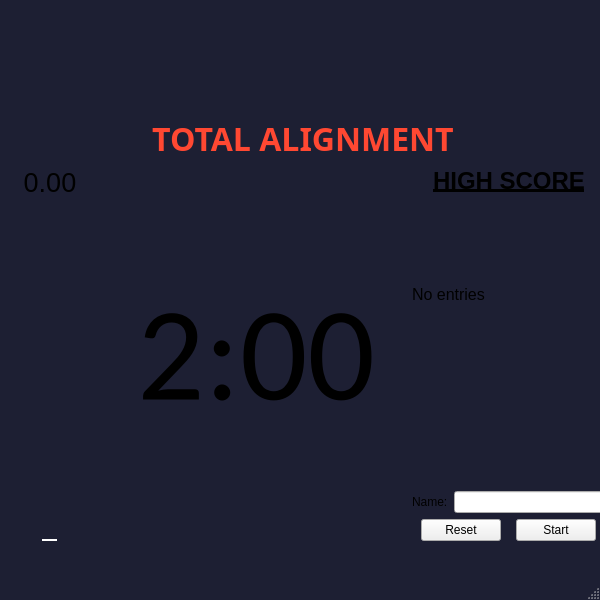
<?xml version="1.0" encoding="UTF-8"?>
<ui version="4.0">
 <class>MainWindow</class>
 <widget class="QMainWindow" name="MainWindow">
  <property name="enabled">
   <bool>true</bool>
  </property>
  <property name="geometry">
   <rect>
    <x>0</x>
    <y>0</y>
    <width>600</width>
    <height>600</height>
   </rect>
  </property>
  <property name="minimumSize">
   <size>
    <width>600</width>
    <height>600</height>
   </size>
  </property>
  <property name="windowTitle">
   <string>TOTAL ALIGNMENT</string>
  </property>
  <property name="styleSheet">
   <string notr="true">QMainWindow {
	background:rgb(29, 31, 51);
}</string>
  </property>
  <widget class="QWidget" name="centralwidget">
   <property name="sizePolicy">
    <sizepolicy hsizetype="Expanding" vsizetype="Expanding">
     <horstretch>0</horstretch>
     <verstretch>0</verstretch>
    </sizepolicy>
   </property>
   <widget class="QWidget" name="verticalLayoutWidget">
    <property name="geometry">
     <rect>
      <x>0</x>
      <y>10</y>
      <width>606</width>
      <height>531</height>
     </rect>
    </property>
    <layout class="QVBoxLayout" name="verticalLayout_4">
     <item>
      <widget class="QLabel" name="logoLabel">
       <property name="sizePolicy">
        <sizepolicy hsizetype="Fixed" vsizetype="Fixed">
         <horstretch>0</horstretch>
         <verstretch>0</verstretch>
        </sizepolicy>
       </property>
       <property name="minimumSize">
        <size>
         <width>50</width>
         <height>100</height>
        </size>
       </property>
       <property name="baseSize">
        <size>
         <width>0</width>
         <height>100</height>
        </size>
       </property>
       <property name="text">
        <string/>
       </property>
       <property name="pixmap">
        <pixmap>logo.gif</pixmap>
       </property>
      </widget>
     </item>
     <item>
      <widget class="QLabel" name="label_2">
       <property name="font">
        <font>
         <family>Charm</family>
         <pointsize>24</pointsize>
         <italic>false</italic>
         <bold>true</bold>
         <underline>false</underline>
         <kerning>true</kerning>
        </font>
       </property>
       <property name="styleSheet">
        <string notr="true">color: rgb(255, 72, 50)</string>
       </property>
       <property name="text">
        <string>TOTAL ALIGNMENT</string>
       </property>
       <property name="alignment">
        <set>Qt::AlignCenter</set>
       </property>
      </widget>
     </item>
     <item>
      <layout class="QHBoxLayout" name="horizontalLayout">
       <item>
        <layout class="QVBoxLayout" name="verticalLayout">
         <item>
          <widget class="QLabel" name="powerLabel">
           <property name="minimumSize">
            <size>
             <width>100</width>
             <height>0</height>
            </size>
           </property>
           <property name="font">
            <font>
             <pointsize>20</pointsize>
            </font>
           </property>
           <property name="text">
            <string>0.00</string>
           </property>
           <property name="alignment">
            <set>Qt::AlignCenter</set>
           </property>
          </widget>
         </item>
         <item>
          <layout class="QHBoxLayout" name="horizontalLayout_4">
           <property name="sizeConstraint">
            <enum>QLayout::SetDefaultConstraint</enum>
           </property>
           <item>
            <widget class="QSlider" name="maxPowerSlider">
             <property name="enabled">
              <bool>true</bool>
             </property>
             <property name="styleSheet">
              <string notr="true">QSlider::handle:vertical{
	border-radius:0px;
	background:white;
	border: 2px solid white;
}

QSlider::groove:vertical {
	border: 0px solid black;
}</string>
             </property>
             <property name="tracking">
              <bool>true</bool>
             </property>
             <property name="orientation">
              <enum>Qt::Vertical</enum>
             </property>
            </widget>
           </item>
          </layout>
         </item>
        </layout>
       </item>
       <item>
        <layout class="QVBoxLayout" name="verticalLayout_2">
         <item>
          <widget class="QLabel" name="timerLabel">
           <property name="minimumSize">
            <size>
             <width>300</width>
             <height>0</height>
            </size>
           </property>
           <property name="font">
            <font>
             <family>Calibri</family>
             <pointsize>100</pointsize>
            </font>
           </property>
           <property name="text">
            <string>2:00</string>
           </property>
           <property name="alignment">
            <set>Qt::AlignCenter</set>
           </property>
          </widget>
         </item>
        </layout>
       </item>
       <item>
        <layout class="QVBoxLayout" name="verticalLayout_5">
         <item>
          <layout class="QHBoxLayout" name="horizontalLayout_3">
           <item>
            <layout class="QVBoxLayout" name="verticalLayout_3">
             <item>
              <widget class="QLabel" name="label">
               <property name="font">
                <font>
                 <pointsize>18</pointsize>
                 <bold>true</bold>
                 <underline>true</underline>
                </font>
               </property>
               <property name="text">
                <string>HIGH SCORE</string>
               </property>
               <property name="alignment">
                <set>Qt::AlignHCenter|Qt::AlignTop</set>
               </property>
              </widget>
             </item>
             <item>
              <widget class="QLabel" name="label_3">
               <property name="minimumSize">
                <size>
                 <width>0</width>
                 <height>200</height>
                </size>
               </property>
               <property name="font">
                <font>
                 <pointsize>12</pointsize>
                </font>
               </property>
               <property name="text">
                <string>&lt;html&gt;&lt;head/&gt;&lt;body&gt;&lt;p&gt;No entries&lt;/p&gt;&lt;/body&gt;&lt;/html&gt;</string>
               </property>
               <property name="alignment">
                <set>Qt::AlignLeading|Qt::AlignLeft|Qt::AlignTop</set>
               </property>
              </widget>
             </item>
             <item>
              <layout class="QHBoxLayout" name="horizontalLayout_5">
               <item>
                <widget class="QLabel" name="label_5">
                 <property name="text">
                  <string>Name:</string>
                 </property>
                </widget>
               </item>
               <item>
                <widget class="QLineEdit" name="nameInput">
                 <property name="maximumSize">
                  <size>
                   <width>200</width>
                   <height>16777215</height>
                  </size>
                 </property>
                 <property name="text">
                  <string/>
                 </property>
                 <property name="maxLength">
                  <number>10</number>
                 </property>
                </widget>
               </item>
              </layout>
             </item>
            </layout>
           </item>
          </layout>
         </item>
         <item>
          <layout class="QHBoxLayout" name="horizontalLayout_2">
           <item>
            <widget class="QPushButton" name="resetButton">
             <property name="minimumSize">
              <size>
               <width>80</width>
               <height>0</height>
              </size>
             </property>
             <property name="maximumSize">
              <size>
               <width>60</width>
               <height>16777215</height>
              </size>
             </property>
             <property name="text">
              <string>Reset</string>
             </property>
            </widget>
           </item>
           <item>
            <widget class="QPushButton" name="startButton">
             <property name="minimumSize">
              <size>
               <width>80</width>
               <height>0</height>
              </size>
             </property>
             <property name="maximumSize">
              <size>
               <width>0</width>
               <height>16777215</height>
              </size>
             </property>
             <property name="text">
              <string>Start</string>
             </property>
            </widget>
           </item>
          </layout>
         </item>
        </layout>
       </item>
      </layout>
     </item>
    </layout>
   </widget>
  </widget>
  <widget class="QMenuBar" name="menubar">
   <property name="geometry">
    <rect>
     <x>0</x>
     <y>0</y>
     <width>600</width>
     <height>22</height>
    </rect>
   </property>
  </widget>
  <widget class="QStatusBar" name="statusbar"/>
 </widget>
 <resources/>
 <connections>
  <connection>
   <sender>resetButton</sender>
   <signal>clicked()</signal>
   <receiver>MainWindow</receiver>
   <slot>resetButtonPressed()</slot>
   <hints>
    <hint type="sourcelabel">
     <x>303</x>
     <y>426</y>
    </hint>
    <hint type="destinationlabel">
     <x>787</x>
     <y>192</y>
    </hint>
   </hints>
  </connection>
  <connection>
   <sender>startButton</sender>
   <signal>clicked()</signal>
   <receiver>MainWindow</receiver>
   <slot>startButtonPressed()</slot>
   <hints>
    <hint type="sourcelabel">
     <x>544</x>
     <y>422</y>
    </hint>
    <hint type="destinationlabel">
     <x>767</x>
     <y>125</y>
    </hint>
   </hints>
  </connection>
 </connections>
 <slots>
  <slot>startButtonPressed()</slot>
  <slot>resetButtonPressed()</slot>
 </slots>
</ui>
